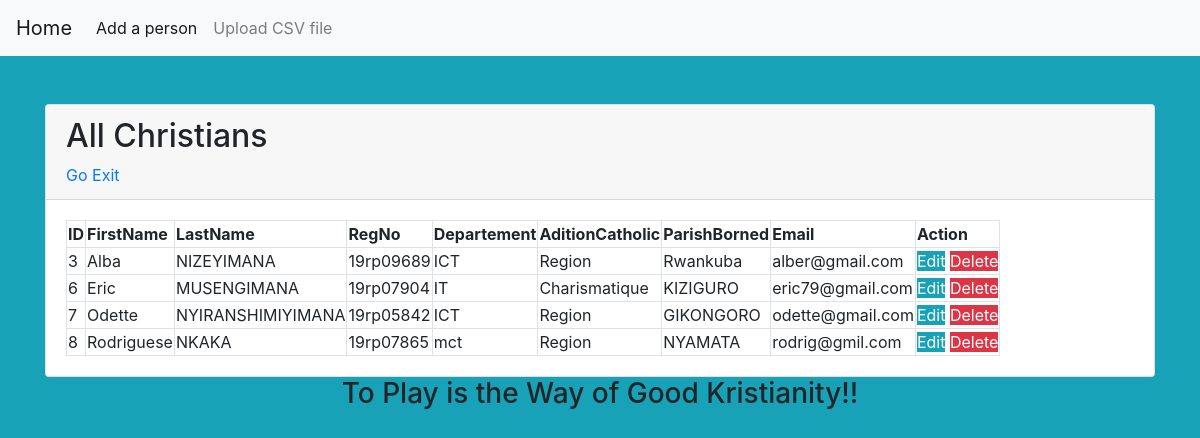
Page /Home.php on the committed database.
### tables this page shows
CREATE TABLE `kriste` (
  `id` int(255) NOT NULL,
  `fname` varchar(255) NOT NULL,
  `lname` varchar(255) NOT NULL,
  `regno` varchar(255) NOT NULL,
  `departement` varchar(255) NOT NULL,
  `aditioncatholic` varchar(255) NOT NULL,
  `parishborned` varchar(255) NOT NULL,
  `email` varchar(255) NOT NULL
);

### Home.php (the view, shortened to what this page needs)
<?php
require 'db.php';
$sql = 'SELECT * FROM kriste';
$statement = $connection->prepare($sql);
$statement->execute();
$people = $statement->fetchAll(PDO::FETCH_OBJ);
 ?>
<?php require 'header.php'; ?>
<div class="container">
  <div class="card mt-5">
    <div class="card-header">
      <h2>All Christians</h2>
      <a href="registration.php">Go</a>
      <a href="index.php">Exit</a>
    </div>
    <div class="card-body">
      <table class=" table-bordered">
        <tr>
          <th>ID</th>
          <th>FirstName</th>
          <th>LastName</th>
          <th>RegNo</th>
          <th>Departement</th>
          <th>AditionCatholic</th>
          <th>ParishBorned</th>
          <th>Email</th>
          <th>Action</th>
        <?php foreach($people as $person): ?>
          <tr>
            <td><?= $person->id; ?></td>
            <td><?= $person->fname; ?></td>
            <td><?= $person->lname; ?></td>
            <td><?= $person->regno; ?></td>
            <td><?= $person->departement; ?></td>
            <td><?= $person->aditioncatholic; ?></td>
            <td><?= $person->parishborned; ?></td>
            <td><?= $person->email; ?></td>
            <td>
              <a onclick="return confirm('Are you sure you want to Edit this entry?')" href="edit.php?id=<?= $person->id ?>" class="btn-info">Edit</a>
              <a onclick="return confirm('Are you sure you want to delete this entry?')" href="delete.php?id=<?= $person->id ?>" class='btn-danger'>Delete</a>
            </td>
          </tr>
        <?php endforeach; ?>
      </table>
    </div>
  </div>
</div>
<?php require 'footer.php'; ?>

### header.php (shortened to what this page needs)
<!doctype html>
<html lang="en">
  <head>
    <link rel="stylesheet" href="https://maxcdn.bootstrapcdn.com/bootstrap/4.0.0-beta.2/css/bootstrap.min.css">
  </head>
  <body class="bg-info">
    <nav class="navbar navbar-expand-lg navbar-light bg-light">
  <a class="navbar-brand" href="index.php">Home</a>
  <div class="collapse navbar-collapse" id="navbarSupportedContent">
    <ul class="navbar-nav mr-auto">
      <li class="nav-item active">
        <a class="nav-link" href="create.php">Add a person <span class="sr-only">(current)</span></a>
      </li>
      <li class="nav-item">
        <a class="nav-link" href="upload_csv.php">Upload CSV file</a>
      </li>
    </ul>
  </div>
</nav>

### footer.php (shortened to what this page needs)
<html>
  <head>
<body>
  <center><h3>To Play is the Way of Good Kristianity!!</h3></center>
  </body>
</html>

### rows in the picture
kriste: id "3", fname "Alba", lname "NIZEYIMANA", regno "19rp09689", departement "ICT", aditioncatholic "Region", parishborned "Rwankuba", email "alber@gmail.com"
kriste: id "6", fname "Eric", lname "MUSENGIMANA", regno "19rp07904", departement "IT", aditioncatholic "Charismatique", parishborned "KIZIGURO", email "eric79@gmail.com"
kriste: id "7", fname "Odette", lname "NYIRANSHIMIYIMANA", regno "19rp05842", departement "ICT", aditioncatholic "Region", parishborned "GIKONGORO", email "odette@gmail.com"
kriste: id "8", fname "Rodriguese", lname "NKAKA", regno "19rp07865", departement "mct", aditioncatholic "Region", parishborned "NYAMATA", email "rodrig@gmil.com"
